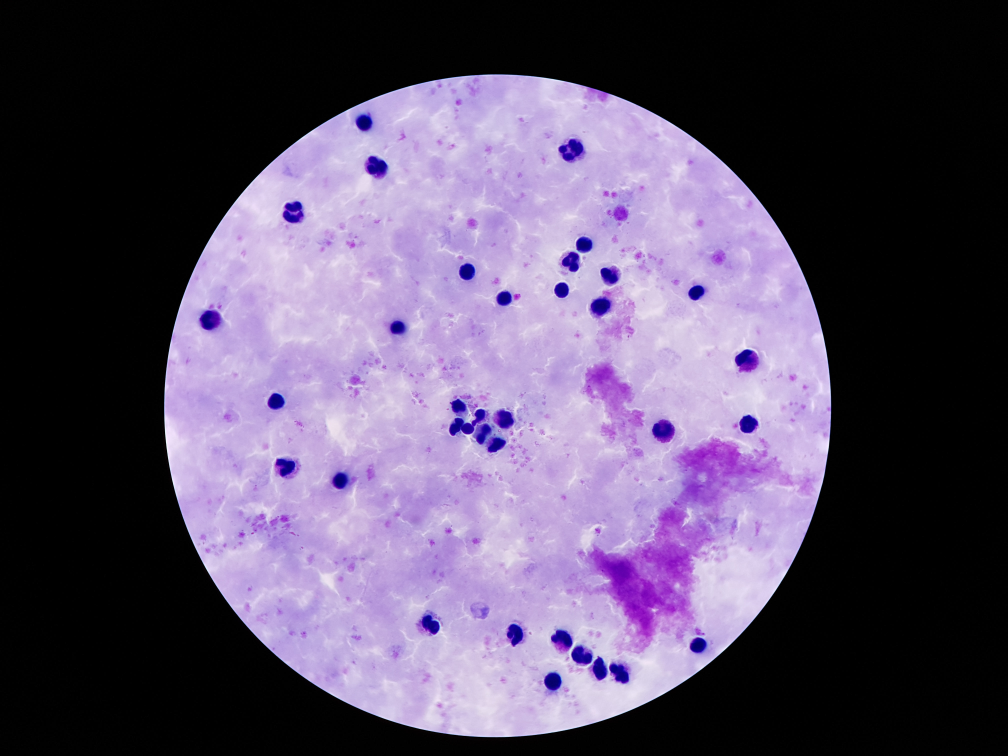
%> input picture 4. Aplicación/20170824_105405.tiff, 4032 x 3024 px (shown at 1/4 size)
$ octave --eval "result = diagnostico_malaria('20170824_105405.tiff');"   (GNU Octave 9; MATLAB toolbox functions it lacks are replaced by stand-ins)
%> lines starting %> are read from the running program, lines starting %| are printed output that depends on the picture; in (x1, y1, x2, y2) boxes, pixels count from 0 and x2, y2 are one past the last pixel; in counts of white or black regions, pixels touching at a corner belong together; the program's own positions count from 1
function [diagnostico, tipo, densidad, imagen_segmentada] = diagnostico_malaria(rutaImagen)
%> called with rutaImagen = '20170824_105405.tiff'
%% *APLICACIÓN*
% *1. SEGMENTACIÓN DE IMAGEN*

% ============ 1. CARGAR LA IMAGEN ============ %
filename = rutaImagen;
I = imread(filename);

% ============ 2. CONVERTIR A ESCALA DE GRISES ============ %
I_double = im2double(I);
I_gris = rgb2gray(I);
I_gris_double = im2double(I_gris);

% ============ 3. APLICAR FILTROS ============ %
I_Gauss = imgaussfilt(I_double);
I_Gauss_double = im2double(I_Gauss);

% ============ 4. OTSU ============ %
A = mean(im2double(I_Gauss), 3); % Promedia los 3 canales RGB --> transforma a grises
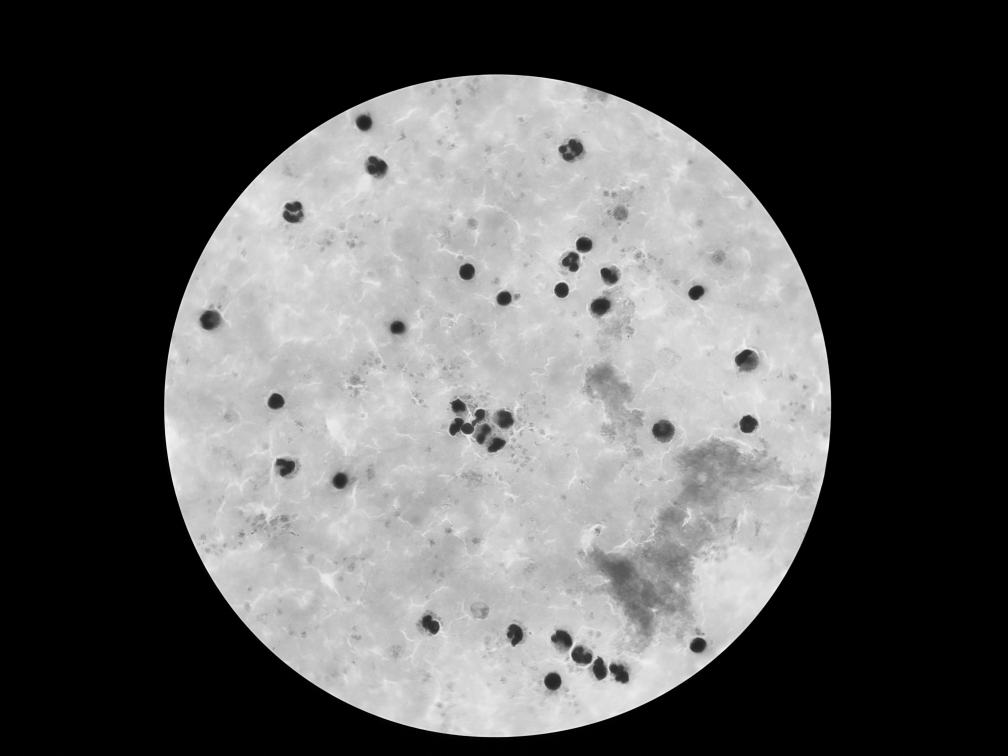
%> A: size 3024x4032 double (shown at 1/4 size); min 0, max 0.989, mean 0.349
TO = graythresh(A);
%> TO = 0.388
C = A > TO;
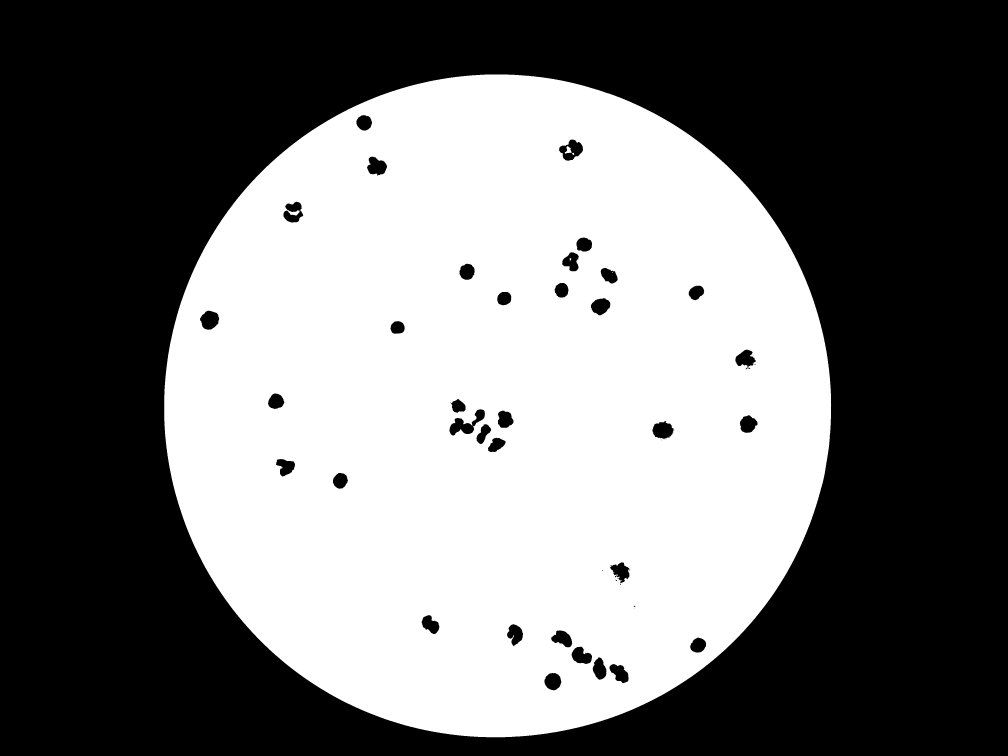
%> C: size 3024x4032 logical (shown at 1/4 size); 44.7% white; 9 white regions (6 under 20 px), largest, box (x1, y1, x2, y2) and area: (657, 298, 3325, 2949) 5450439, (2259, 584, 2297, 620) 489, (2278, 1033, 2285, 1043) 49

% 4.1. Glóbulos Blancos
BW_invert = ~C; % Invierte la imagen (blanco a negro y negro a blanco)
BW_clean = bwareaopen(BW_invert, 50); % Quita ruido pequeño (con menos de 50 pixeles)
%> BW_clean: size 3024x4032 logical; 55.3% white; 9 black regions (6 under 20 px)
[L, num] = bwlabel(BW_clean); % Etiqueta los objetos conectados = se identifican las zonas grandes
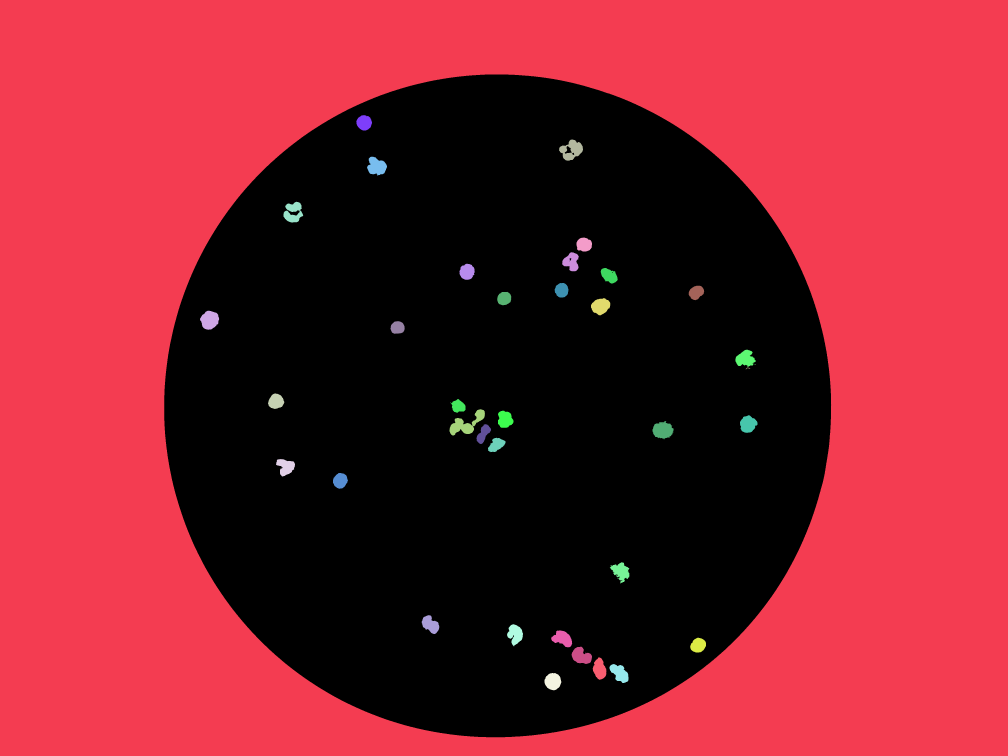
%> L: size 3024x4032 double (shown at 1/4 size); 37 distinct labels, from 0 to 36; one colour per label, 0 black
%> num = 36

stats = regionprops(L, 'Area', 'Centroid', 'BoundingBox');
%> stats = 36 regions; largest, box (x1, y1, x2, y2), Area and Centroid: (0, 0, 4032, 3024) 6627663 [2038.4 1417.2], (1798, 1637, 1940, 1742) 5955 [1866.5 1696.7], (2236, 558, 2332, 643) 4657 [2287.2 601.2], (2610, 1684, 2696, 1757) 4356 [2652 1721.8], (800, 1243, 877, 1319) 4252 [839.3 1281]
min_area = 100;
max_area = 30000;
mask_filtered = false(size(BW_clean));

for k = 1:num
   if stats(k).Area > min_area && stats(k).Area < max_area
       mask_filtered(L == k) = true;
   end
end
%> this loop made 36 passes
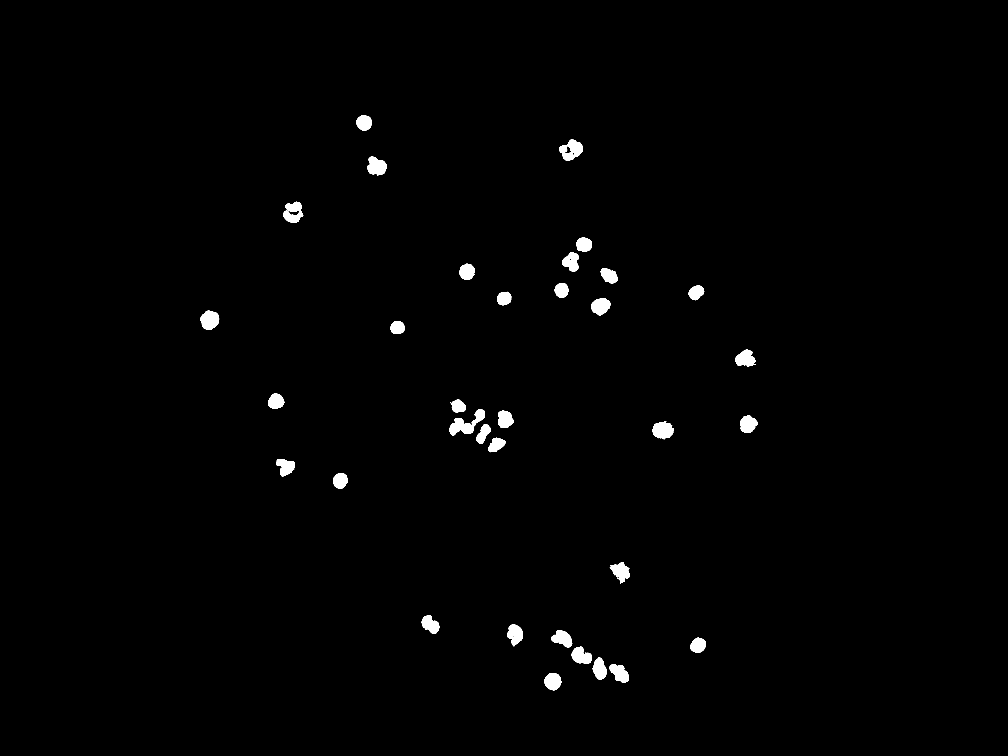
%> mask_filtered: size 3024x4032 logical (shown at 1/4 size); 0.93% white; 34 white regions

[L_filtered, num_filtered] = bwlabel(mask_filtered);
%> L_filtered: size 3024x4032 double; 35 distinct labels, from 0 to 34
%> num_filtered = 34
stats_filtered = regionprops(L_filtered, 'Area', 'Centroid', 'BoundingBox');
%> stats_filtered = 34 regions; largest, box (x1, y1, x2, y2), Area and Centroid: (1798, 1637, 1940, 1742) 5955 [1866.5 1696.7], (2236, 558, 2332, 643) 4657 [2287.2 601.2], (2610, 1684, 2696, 1757) 4356 [2652 1721.8], (800, 1243, 877, 1319) 4252 [839.3 1281], (1134, 807, 1213, 890) 4137 [1173.3 850.3]

% 4.2. Parásitos
%[num_parasitos, mask_parasitos, centros, radios] = detectarParasitos(I_Gauss)

I_sin_globulos = I_Gauss;
I_gray = rgb2gray(I_sin_globulos);
I_contrast = adapthisteq(I_gray);
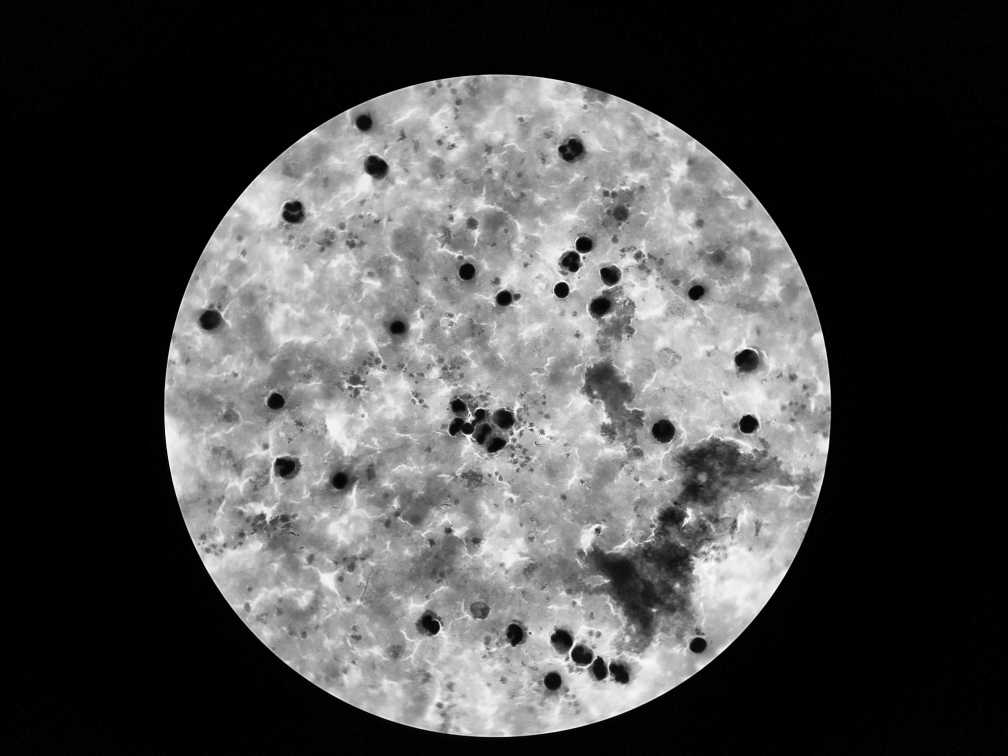
%> I_contrast: size 3024x4032 double (shown at 1/4 size); min 0, max 1, mean 0.294

th = graythresh(I_contrast);
%> th = 0.341
BW = imbinarize(I_contrast, th);
%> BW: size 3024x4032 logical; 42.7% white; 152 white regions (116 under 20 px)

BW = imopen(~BW, strel('disk', 1));
BW_clean = bwareaopen(BW, 10);

[L_par, num_parasitos] = bwlabel(BW_clean);
%> num_parasitos = 283
stats_parasitos = regionprops(L_par, 'Area', 'Centroid', 'EquivDiameter', ...
                       'Eccentricity', 'Solidity', 'Perimeter', 'BoundingBox');
%> stats_parasitos = 283 regions; largest, box (x1, y1, x2, y2), Area, Centroid, Eccentricity, EquivDiameter and Solidity: (0, 0, 4032, 3024) 6629692 [2038.4 1417.2] 0.722 2905.4 0.544, (2351, 1769, 3064, 2553) 141998 [2673.8 2171.6] 0.94 425.2 0.488, (2341, 1454, 2522, 1642) 16277 [2428.1 1536.6] 0.784 144 0.718

mask_parasitos = false(size(BW_clean));

for k = 1:num_parasitos
    area = stats_parasitos(k).Area;
    ecc = stats_parasitos(k).Eccentricity;
    sol = stats_parasitos(k).Solidity;
    peri = stats_parasitos(k).Perimeter;
    bbox = stats_parasitos(k).BoundingBox;

    circ = 0;
    if peri > 0
        circ = 4 * pi * area / (peri^2);
    end

    aspect_ratio = bbox(3) / bbox(4);

    if area > 80 && area < 600 && ...
       ecc < 0.9 && sol > 0.85 && ...
       circ > 0.6 && aspect_ratio > 0.9 && aspect_ratio < 1.35
        mask_parasitos(L_par == k) = true;
    end
end
%> this loop made 283 passes
%> (area, ecc, sol, peri, bbox, circ, aspect_ratio) on passes 1, 2, 3, 4, 6, 7, 8, 9, 10, 11: (6629692, 0.722, 0.544, 13825.5, [0.5 0.5 4032 3024], 0.436, 1.33), (5561, 0.399, 0.978, 268.7, [797.5 1241.5 89 81], 0.968, 1.1), (55, 0.918, 0.873, 29.99, [874.5 1223.5 11 11], 0.769, 1), (295, 0.592, 0.791, 76.76, [897.5 1657.5 25 21], 0.629, 1.19), (332, 0.556, 0.847, 74.73, [954.5 2129.5 26 21], 0.747, 1.24), (60, 0.737, 0.845, 30.35, [985.5 2076.5 9 12], 0.818, 0.75), (58, 0.868, 0.935, 26.51, [1004.5 2130.5 12 7], 1.04, 1.71), (190, 0.898, 0.674, 75.76, [1005.5 2086.5 25 19], 0.416, 1.32), (111, 0.728, 0.799, 45.16, [1014.5 2113.5 15 15], 0.684, 1), (45, 0.84, 0.957, 22.95, [1019.5 2077.5 10 7], 1.07, 1.43)
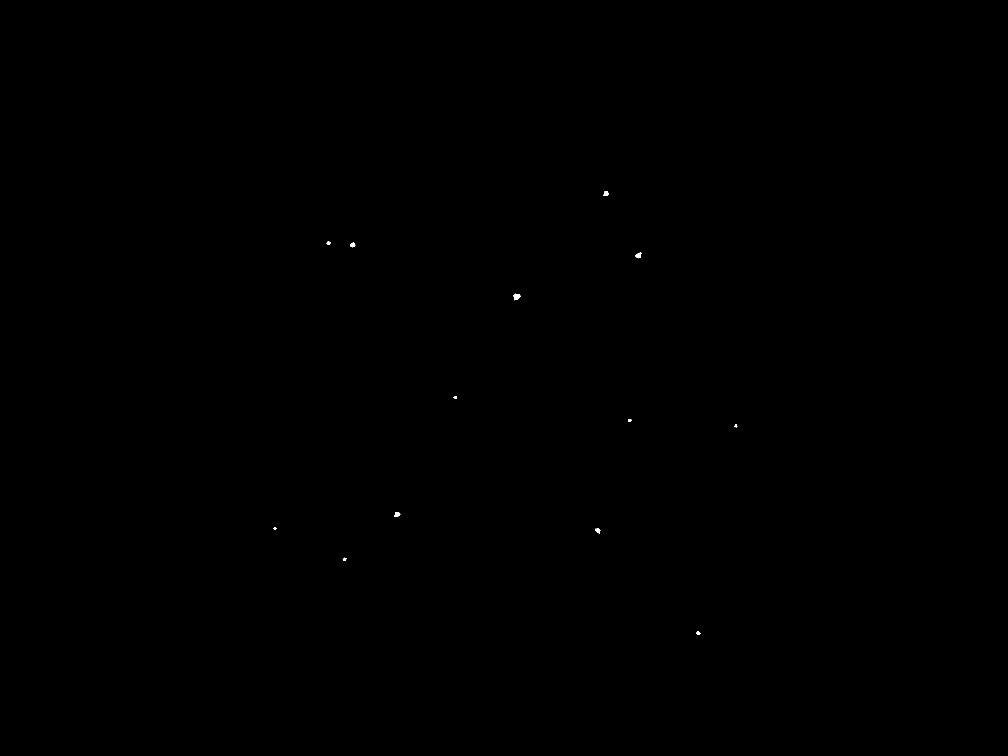
%> mask_parasitos: size 3024x4032 logical (shown at 1/4 size); 0.02% white; 13 white regions
[~, num_parasitos] = bwlabel(mask_parasitos);
%> num_parasitos = 13
stats_filtered_par = regionprops(mask_parasitos, 'Centroid', 'EquivDiameter');
%> stats_filtered_par = 13 regions; first 5, Centroid and EquivDiameter: [1100.2 2114.1] 10.16, [1315.2 972.9] 13.3, [1379.6 2237.5] 12.15, [1411.6 980.8] 17.66, [1589.6 2058.2] 19.64
centros = cat(1, stats_filtered_par.Centroid);
%> centros = 13 rows, first 12: [1100.2 2114.1; 1315.2 972.9; 1379.6 2237.5; 1411.6 980.8; 1589.6 2058.2; 1822.5 1589.9; 2067.6 1187.2; 2392.4 2123; 2425.4 775.5; 2519.5 1682.3; 2555.3 1022.1; 2794.1 2533.2]
radios = [stats_filtered_par.EquivDiameter] / 2;
%> radios = [5.08 6.65 6.08 8.83 9.82 5.47 12.51 9.06 9.39 5.59 10.48 6.86 5.5]
stats_filtered = regionprops(L_filtered, 'BoundingBox');
%> stats_filtered = 34 regions; largest, box (x1, y1, x2, y2): (1798, 1637, 1940, 1742), (2236, 558, 2332, 643), (2439, 2249, 2518, 2334), (1134, 807, 1213, 890), (2610, 1684, 2696, 1757)

% Convertir las cajas a una matriz Nx4 requerida por insertShape
bboxes = cat(1, stats_filtered.BoundingBox);
%> bboxes = 34 rows, first 8: [800.5 1243.5 77 76; 1072.5 1574.5 65 62; 1104.5 1836.5 76 70; 1134.5 807.5 79 83; 1332.5 1892.5 60 63; 1425.5 461.5 63 61; 1468.5 627.5 80 76; 1562.5 1285.5 57 50]

imagen_segmentada = I; % imagen original

for i = 1:size(centros, 1)
    centro = centros(i, :);
    radio = radios(i);
    hold on;
    imagen_segmentada = insertShape(imagen_segmentada, ...
        'Circle', [centro, radio], ...
        'Color', 'red', 'LineWidth', 10);
    imagen_segmentada = insertShape(imagen_segmentada, 'rectangle', bboxes, ...
        'Color', 'green', 'LineWidth', 10);
    hold off;
end
%> this loop made 1 pass
%> (centro, radio) on pass 1: ([1100.2 2114.1], 5.08)

% ============ 5. GUARDAR CARACTERÍSTICAS ============ %
stats_filtered_leu = regionprops(mask_filtered, I_gris_double,'Area', 'Perimeter', 'Eccentricity', 'EquivDiameter','Solidity', 'MeanIntensity', 'BoundingBox', 'Circularity');
if ~isempty(stats_filtered_leu)
   Globulos_Blancos_Caracteristicas = struct2table(stats_filtered_leu);
else
   Globulos_Blancos_Caracteristicas = table();
end

stats_filtered_par = regionprops(mask_parasitos, I_gris_double,'Area', 'Perimeter', 'Eccentricity', 'EquivDiameter','Solidity', 'MeanIntensity', 'BoundingBox', 'Circularity');
if ~isempty(stats_filtered_par)
   Parasitos_Caracteristicas = struct2table(stats_filtered_par);
else
   Parasitos_Caracteristicas = table();
end

columnas = {
    'ImageName','GlobulosBlancosDetectados', 'ParasitosDetectados', ...
    'Leu_median_Area', 'Leu_median_BoundingBox','Leu_median_Eccentricity','Leu_median_Circularity','Leu_median_Diameter','Leu_median_Solidity','Leu_median_Perimeter','Leu_median_Intensity' ...
    'Par_median_Area', 'Par_median_BoundingBox','Par_median_Eccentricity','Par_median_Circularity','Par_median_Diameter','Par_median_Solidity','Par_median_Perimeter','Par_median_Intensity'
};

Tabla_Global = table(...
    'Size', [0, numel(columnas)], ...
    'VariableTypes', [{'string'}, repmat({'double'}, 1, numel(columnas)-1)], ...
    'VariableNames', columnas ...
);

nueva_fila = table(...
        string(filename), NaN, NaN, ...
        NaN, NaN, NaN, NaN, NaN, NaN, NaN, NaN, ...
        NaN, NaN, NaN, NaN, NaN, NaN, NaN, NaN, ...
        'VariableNames', columnas);

nueva_fila.GlobulosBlancosDetectados = num_filtered;
nueva_fila.ParasitosDetectados = num_parasitos;

% 5.1. Glóbulos blancos
if ~isempty(stats_filtered_leu)
   nueva_fila.Leu_median_Area = median([stats_filtered_leu.Area]);
   nueva_fila.Leu_median_BoundingBox = mean(median([stats_filtered_leu.BoundingBox]));
   nueva_fila.Leu_median_Eccentricity = median([stats_filtered_leu.Eccentricity]);
   nueva_fila.Leu_median_Circularity = median([stats_filtered_leu.Circularity]);
   nueva_fila.Leu_median_Diameter = median([stats_filtered_leu.EquivDiameter]);
   nueva_fila.Leu_median_Solidity = median([stats_filtered_leu.Solidity]);
   nueva_fila.Leu_median_Perimeter = median([stats_filtered_leu.Perimeter]);
   nueva_fila.Leu_median_Intensity = median([stats_filtered_leu.MeanIntensity]);
else
   nueva_fila{:, 4:11} = NaN;
end

% 5.2. Parásitos
if ~isempty(stats_filtered_par)
   nueva_fila.Par_median_Area = median([stats_filtered_par.Area]);
   nueva_fila.Par_median_BoundingBox = mean(median([stats_filtered_par.BoundingBox]));
   nueva_fila.Par_median_Eccentricity = median([stats_filtered_par.Eccentricity]);
   nueva_fila.Par_median_Circularity = median([stats_filtered_par.Circularity]);
   nueva_fila.Par_median_Diameter = median([stats_filtered_par.EquivDiameter]);
   nueva_fila.Par_median_Solidity = median([stats_filtered_par.Solidity]);
   nueva_fila.Par_median_Perimeter = median([stats_filtered_par.Perimeter]);
   nueva_fila.Par_median_Intensity = median([stats_filtered_par.MeanIntensity]);
else
   nueva_fila{:, 12:end} = NaN;
end

Tabla_Global = [Tabla_Global; nueva_fila];


% 2. DIAGNÓSTICO CON MODELOS PREENTRENADOS

% Cargar modelos solo una vez (fuera de este bloque si es posible)
modelo_PBL_bin = load('model_LogisticRegression.mat');
modelo_PBL_bin = modelo_PBL_bin.model_LogisticRegression;

%modelo_PBL = load('model_RandomForest100.mat','model_RandomForest100');
modelo_PBL = load('model_RandomForest100.mat');
modelo_PBL = modelo_PBL.model_RandomForest100;
disp(class(modelo_PBL));

modelo_PBL = modelo_PBL.Trained{1};

% Modelo binario
x_nueva_bin = table2array(nueva_fila(:, {'Leu_median_Intensity','GlobulosBlancosDetectados','Leu_median_Circularity','Par_median_Intensity'}));
[predictions_bin, scores_bin] = predict(modelo_PBL_bin, x_nueva_bin);

% Random Forest
x_nueva = table2array(nueva_fila(:, {'GlobulosBlancosDetectados','Leu_median_Circularity','Par_median_Intensity'}));
[predictions, scores] = predict(modelo_PBL, x_nueva);

% Guardar predicciones en la fila
nueva_fila.DiagnosticoBinario = string(predictions_bin);
fprintf('Predicción binaria: %s\n', nueva_fila.DiagnosticoBinario);

if predictions_bin == 'enfermo'

    clase_final = string(predictions);
    nueva_fila.TipoMalaria = clase_final;

    % Densidad parasitaria
    parasitos = nueva_fila.ParasitosDetectados;
    leucocitos = nueva_fila.GlobulosBlancosDetectados;

    if (leucocitos + parasitos == 0)
       densidad_parasitaria = 0;
    else
       factor = 400; % es el mas comun --> convierte la proporcion de parasitos en una densidad parasitaria
       densidad_parasitaria = (parasitos / (leucocitos + parasitos)*factor);
    end
    nueva_fila.DensidadParasitaria = densidad_parasitaria;

    if strcmp(clase_final, 'falciparum')
       if densidad_parasitaria < 800
          categoria_densidad = 'Baja';
       elseif densidad_parasitaria <= 4000
          categoria_densidad = 'Moderada';
       else
          categoria_densidad = 'Alta';
       end
    end
    if strcmp(clase_final, 'vivax')
       if densidad_parasitaria < 800
          categoria_densidad = 'Baja';
       elseif densidad_parasitaria <= 2400
          categoria_densidad = 'Moderada';
       else
          categoria_densidad = 'Alta';
       end
    end
    nueva_fila.CategoriaDensidad = categoria_densidad;


    fprintf('Tipo de malaria: %s\n', clase_final);
    fprintf('Densidad parasitaria: %.2f parásitos/µL\n', densidad_parasitaria);
    fprintf('Categoría de densidad: %s\n', categoria_densidad);
else
    clase_final = "sano";
    densidad_parasitaria = "sano";
    nueva_fila.TipoMalaria = "sano";
    nueva_fila.DensidadParasitaria = 0;
    nueva_fila.CategoriaDensidad = "sano";
    fprintf('Diagnóstico final: sano\n');
end
diagnostico = predictions_bin;
tipo = clase_final;
densidad=densidad_parasitaria;
%densidad = sprintf('%.2f parásitos/µL', densidad_parasitaria);
%> (the run ends here)
